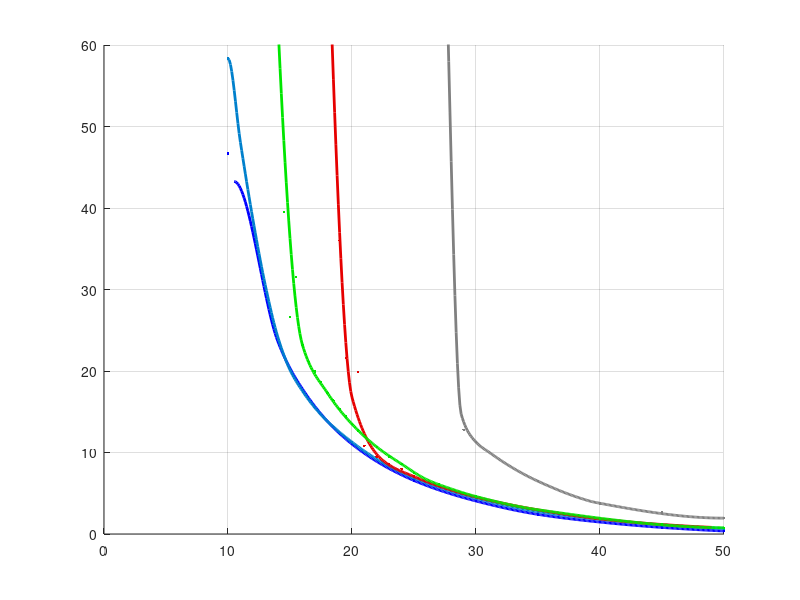

Write MATLAB code to recreate this figure.

load('Stat_Kalm_BigKalm_PLL.mat', 'StatFile');

clear SFS;
j1 = 0; j2 = 0; j3 = 0; j4 = 0; j5 = 0; j6 = 0; j7 = 0; j8 =0; j9 =0; j10 =0;  j11 =0; 
for i = 1:StatFile.len_qcno_dB

    if StatFile.NArgMax(i) > 0
        j1 = j1+ 1;
        SFS.qcno_dB_ArgMax(j1) = StatFile.qcno_dB(i);
        SFS.EArgMax(j1) = StatFile.ArgMax(i) / StatFile.NArgMax(i);
    end
    
    if StatFile.NMean(i) > 0
        j2 = j2 + 1;
        SFS.qcno_dB_Mean(j2) = StatFile.qcno_dB(i);
        SFS.EMean(j2) = StatFile.Mean(i) / StatFile.NMean(i);
    end
    
    if StatFile.NKalm(i) > 0
        j3 = j3 + 1;
        SFS.qcno_dB_Kalm(j3) = StatFile.qcno_dB(i);
        SFS.EKalm(j3) = StatFile.Kalm(i) / StatFile.NKalm(i);
    end    
    
    if StatFile.NKalm2(i) > 0
        j4 = j4 + 1;
        SFS.qcno_dB_Kalm2(j4) = StatFile.qcno_dB(i);
        SFS.EKalm2(j4) = StatFile.Kalm2(i) / StatFile.NKalm2(i);
    end      
    
    if StatFile.KalmBand2(i) > 0
        j5 = j5 + 1;
        SFS.qcno_dB_KalmBand2(j5) = StatFile.qcno_dB(i);
        SFS.KalmBand2(j5) = StatFile.KalmBand2(i);
    end         
    
    if StatFile.KalmBand(i) > 0
        j6 = j6 + 1;
        SFS.qcno_dB_KalmBand(j6) = StatFile.qcno_dB(i);
        SFS.KalmBand(j6) = StatFile.KalmBand(i);
    end        
    
    if StatFile.NKalm2_w0(i) > 0
        j7 = j7 + 1;
        SFS.qcno_dB_Kalm2_w0(j7) = StatFile.qcno_dB(i);
        SFS.EKalm2_w0(j7) = StatFile.Kalm2_w0(i) / StatFile.NKalm2_w0(i);
    end    
    
    if StatFile.NBigKalm2_w0(i) > 0
        j8 = j8 + 1;
        SFS.qcno_dB_BigKalm2_w0(j8) = StatFile.qcno_dB(i);
        SFS.EBigKalm2_w0(j8) = StatFile.BigKalm2_w0(i) / StatFile.NBigKalm2_w0(i);
    end     
    
    if StatFile.NBigKalm2(i) > 0
        j9 = j9 + 1;
        SFS.qcno_dB_BigKalm2(j9) = StatFile.qcno_dB(i);
        SFS.EBigKalm2(j9) = StatFile.BigKalm2(i) / StatFile.NBigKalm2(i);
    end           
    
    if StatFile.NK2PLL(i) > 0
        j10 = j10 + 1;
        SFS.qcno_dB_K2PLL(j10) = StatFile.qcno_dB(i);
        SFS.EK2PLL(j10) = StatFile.K2PLL(i) / StatFile.NK2PLL(i);
    end       
    
%     if StatFile.NKalm2_w0_corr(i) > 0
%         j11 = j11 + 1;
%         SFS.qcno_dB_Kalm2_w0_corr(j11) = StatFile.qcno_dB(i);
%         SFS.EKalm2_w0_corr(j11) = StatFile.Kalm2_w0_corr(i) / StatFile.NKalm2_w0_corr(i);
%     end         
end

qcno_dB = 5:1:50;
Profile = 1;

if Profile == 1
%     SFS.EArgMax = SFS.EArgMax + 0.04/180*pi;
    SFS.EArgMax(1) = SFS.EArgMax(1)*1.2;
    SFS.EArgMax = SFS.EArgMax - 0.001;
    qcno_dB_ArgMax1 = [8 10.5 14:1:50]; EArgMax = interp1(SFS.qcno_dB_ArgMax, SFS.EArgMax*360, qcno_dB_ArgMax1, 'cubic');
%     EArgMax(1) = 70;
    qcno_dB_ArgMax = 5:0.1:50; EArgMax = interp1(qcno_dB_ArgMax1, EArgMax, qcno_dB_ArgMax, 'cubic');
    
%     SFS.EMean = SFS.EMean + 0.04/180*pi;
    SFS.EMean(1) = SFS.EMean(1)*1.2;
    qcno_dB_Mean1 = [7 10 11:50]; EMean = interp1(SFS.qcno_dB_Mean, SFS.EMean*360, qcno_dB_Mean1, 'cubic');
    qcno_dB_Mean = 5:0.1:50; EMean = interp1(qcno_dB_Mean1, EMean, qcno_dB_Mean, 'cubic');

%     qcno_dB_BigKalm21 = [21:1.8:30 35 40 45 49]; EBigKalm2 = interp1(SFS.qcno_dB_BigKalm2, SFS.EBigKalm2*360, qcno_dB_BigKalm21, 'cubic');
%     qcno_dB_BigKalm2 = 18:0.1:50; EBigKalm2 = interp1(qcno_dB_BigKalm21, EBigKalm2, qcno_dB_BigKalm2, 'cubic');  
    
%     SFS.EBigKalm2_w0 = SFS.EBigKalm2_w0 - 0.002;
%     SFS.EBigKalm2_w0(end) = SFS.EBigKalm2_w0(end) *0.35;
%     SFS.EBigKalm2_w0(end-1) = SFS.EBigKalm2_w0(end-1) *0.6;
%     SFS.EBigKalm2_w0(end-2) = SFS.EBigKalm2_w0(end-2) *0.9;
    SFS.EBigKalm2_w0(16) = 0.2;
    SFS.EBigKalm2_w0(17) = 0.1;
    SFS.EBigKalm2_w0(18) = 0.06;
    SFS.EBigKalm2_w0(21) = 0.03;
    qcno_dB_BigKalm2_w01 = [5:2.5:35 40 45 49]; EBigKalm2_w0 = interp1(SFS.qcno_dB_BigKalm2_w0, SFS.EBigKalm2_w0*360, qcno_dB_BigKalm2_w01, 'cubic');
    qcno_dB_BigKalm2_w0 = 5:0.1:50; EBigKalm2_w0 = interp1(qcno_dB_BigKalm2_w01, EBigKalm2_w0, qcno_dB_BigKalm2_w0, 'cubic'); 
    
%     SFS.qcno_dB_Kalm2(1:9) = SFS.qcno_dB_Kalm2(1:9) - 0.4;
%     SFS.qcno_dB_Kalm2(9) = SFS.qcno_dB_Kalm2(9) - 0.1;
%     qcno_dB_Kalm21 = [19:3:30 35 50]; EKalm2 = interp1(SFS.qcno_dB_Kalm2, SFS.EKalm2*360, qcno_dB_Kalm21, 'cubic');
%     qcno_dB_Kalm2 = 18:0.1:50; EKalm2 = interp1(qcno_dB_Kalm21, EKalm2, qcno_dB_Kalm2, 'cubic');       

%     qcno_dB_Kalm2_w0_corr1 = [18:3.5:30 35 50]; EKalm2_w0_corr = interp1(SFS.qcno_dB_Kalm2_w0_corr, SFS.EKalm2_w0_corr*360, qcno_dB_Kalm2_w0_corr1, 'cubic');
%     qcno_dB_Kalm2_w0_corr = 18:0.1:50; EKalm2_w0_corr = interp1(qcno_dB_Kalm2_w0_corr1, EKalm2_w0_corr, qcno_dB_Kalm2_w0_corr, 'cubic');       
    
    qcno_dB_Kalm2_w01 = [10:2:30 35 50]; EKalm2_w0 = interp1(SFS.qcno_dB_Kalm2_w0, SFS.EKalm2_w0*360, qcno_dB_Kalm2_w01, 'cubic');
    qcno_dB_Kalm2_w0 = 10:0.1:50; EKalm2_w0 = interp1(qcno_dB_Kalm2_w01, EKalm2_w0, qcno_dB_Kalm2_w0, 'cubic');       
    
    qcno_dB_K2PLL1 = [24:1.2:40 50]; EK2PLL = interp1(SFS.qcno_dB_K2PLL, SFS.EK2PLL*360, qcno_dB_K2PLL1, 'cubic');
    qcno_dB_K2PLL = 23:0.1:50; EK2PLL = interp1(qcno_dB_K2PLL1, EK2PLL, qcno_dB_K2PLL, 'cubic');    
end


figure(1); 
% plot(SFS.qcno_dB_ArgMax, SFS.EArgMax, SFS.qcno_dB_Mean, SFS.EMean, SFS.qcno_dB_BigKalm2, SFS.EBigKalm2, SFS.qcno_dB_BigKalm2_w0, SFS.EBigKalm2_w0,  SFS.qcno_dB_Kalm2, SFS.EKalm2, SFS.qcno_dB_Kalm2_w0, SFS.EKalm2_w0, SFS.qcno_dB_K2PLL, SFS.EK2PLL)
% plot(SFS.qcno_dB_ArgMax, SFS.EArgMax*360, 'blue.', qcno_dB, EArgMax, 'blue', SFS.qcno_dB_Mean, SFS.EMean*360, SFS.qcno_dB_BigKalm2, SFS.EBigKalm2*360, SFS.qcno_dB_BigKalm2_w0, SFS.EBigKalm2_w0*360,  SFS.qcno_dB_Kalm2, SFS.EKalm2*360, SFS.qcno_dB_Kalm2_w0, SFS.EKalm2_w0*360, SFS.qcno_dB_Kalm2_w0_corr, SFS.EKalm2_w0_corr*360, SFS.qcno_dB_K2PLL, SFS.EK2PLL*360)
cla
hold on
p = plot(SFS.qcno_dB_ArgMax, SFS.EArgMax*360, '.', qcno_dB_ArgMax, EArgMax, 'LineWidth', 2);  set(p, 'Color', [0, 0, 1]);
p = plot(SFS.qcno_dB_Mean, SFS.EMean*360, '.', qcno_dB_Mean, EMean,  'LineWidth', 2); set(p, 'Color', [0.0, 0.5, 0.8]);
% p = plot(SFS.qcno_dB_BigKalm2, SFS.EBigKalm2*360, '.', qcno_dB_BigKalm2, EBigKalm2, 'LineWidth', 2); set(p, 'Color', [1, 0, 0]);
% p = plot(SFS.qcno_dB_BigKalm2_w0, SFS.EBigKalm2_w0*360, '.', qcno_dB_BigKalm2_w0, EBigKalm2_w0, 'LineWidth', 2); set(p, 'Color', [0.98, 0.6, 0]);
p = plot(SFS.qcno_dB_BigKalm2_w0, SFS.EBigKalm2_w0*360, '.', qcno_dB_BigKalm2_w0, EBigKalm2_w0, 'LineWidth', 2); set(p, 'Color', [0.9, 0, 0]);
% p = plot(SFS.qcno_dB_Kalm2, SFS.EKalm2*360, '.', qcno_dB_Kalm2, EKalm2, 'LineWidth', 2); set(p, 'Color', [0, 1, 0]); 
% p = plot(SFS.qcno_dB_Kalm2_w0_corr, SFS.EKalm2_w0_corr*360, '.', qcno_dB_Kalm2_w0_corr, EKalm2_w0_corr, 'LineWidth', 2); set(p, 'Color', [0, 0.7, 0.4]);
% p = plot(SFS.qcno_dB_Kalm2_w0, SFS.EKalm2_w0*360, '.', qcno_dB_Kalm2_w0, EKalm2_w0, 'LineWidth', 2); set(p, 'Color', [0, 0.99, 0.7]);
p = plot(SFS.qcno_dB_Kalm2_w0, SFS.EKalm2_w0*360, '.', qcno_dB_Kalm2_w0, EKalm2_w0, 'LineWidth', 2); set(p, 'Color', [0, 0.9, 0]);
p = plot(SFS.qcno_dB_K2PLL, SFS.EK2PLL*360, '.', qcno_dB_K2PLL, EK2PLL, 'LineWidth', 2); set(p, 'Color', [0.5, 0.5, 0.5]);
hold off

% ylabel('RMS error of phase difference, deg') 
% xlabel('q_{c/n0}, dBHz')
% ylim([0 0.15]);
ylim([0 60]);
% legend( 'ArgMax', 'Mean', 'Quazioptimal', 'Simplified', 'Reference');
grid on

pos = get(gcf, 'Position');
pos(3) =   560 *1.3;
set(gcf, 'Position', pos);